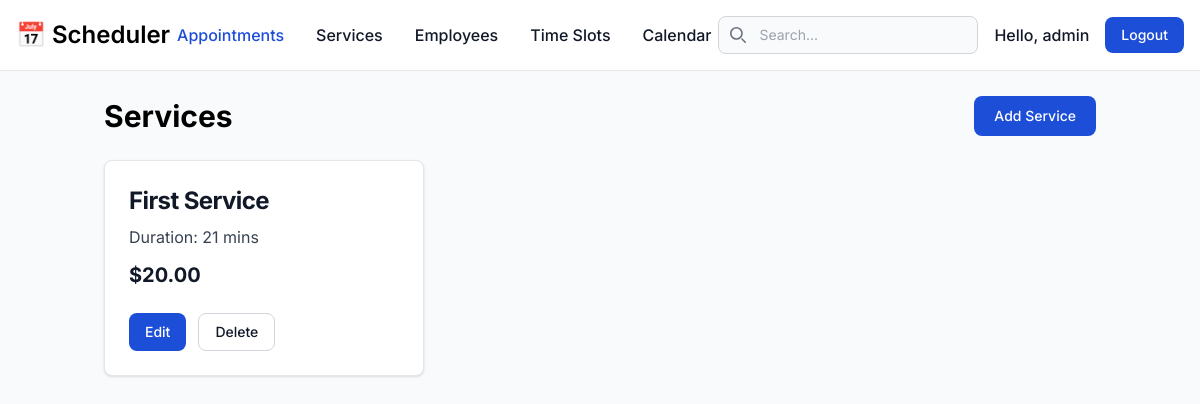
Page /appointments/services/ (signed in) on the earlier database version.
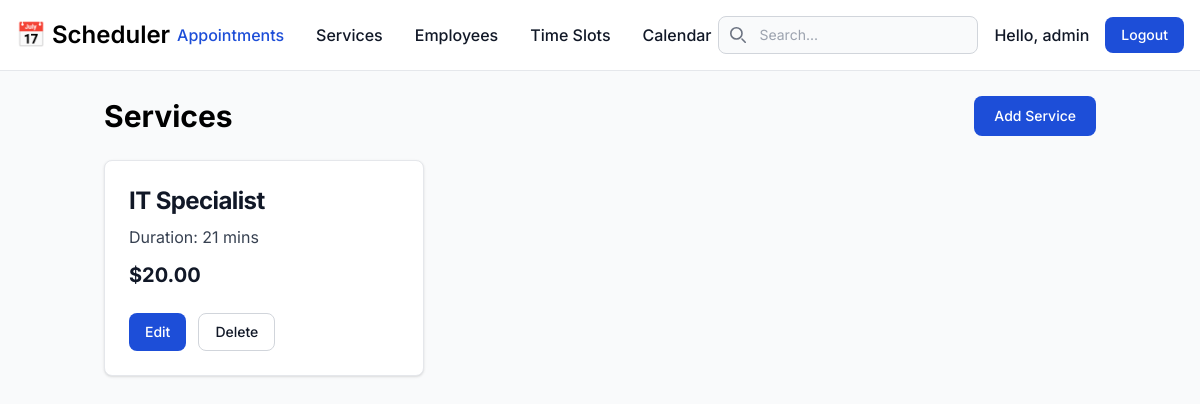
Same page on the later database version.
### booking/models.py (models this page shows, shortened)
class Service(models.Model):
    service_id = models.IntegerField(null=True, blank=True)
    service = models.CharField(max_length=100)
    duration = models.IntegerField(help_text="Duration in minutes")
    price = models.DecimalField(max_digits=6, decimal_places=2, null=True, blank=True)

### booking/views.py (the view)
# urls.py: path('services/', ServiceListView.as_view(), name='service-list'),
class ServiceListView(LoginRequiredMixin, ListView):
    model = Service
    context_object_name = 'services'
    def get_queryset(self):
        queryset = super().get_queryset()
        q = self.request.GET.get('q')
        if q:
            queryset = queryset.filter(service__icontains=q)
        return queryset

### booking/templates/booking/service_list.html (shortened to what this page needs)
{% extends 'base.html' %}
{% block content %}
<div class="flex justify-between items-center mb-6">
    <h1 class="text-3xl font-bold dark:text-white">Services</h1>
    <a href="{% url 'service-create' %}"
        class="text-white bg-blue-700 hover:bg-blue-800 focus:ring-4 focus:ring-blue-300 font-medium rounded-lg text-sm px-5 py-2.5 dark:bg-blue-600 dark:hover:bg-blue-700 focus:outline-none dark:focus:ring-blue-800">Add
        Service</a>
</div>
<div class="grid grid-cols-1 md:grid-cols-2 lg:grid-cols-3 gap-4">
    {% for service in services %}
    <div class="max-w-sm p-6 bg-white border border-gray-200 rounded-lg shadow dark:bg-gray-800 dark:border-gray-700">
        <h5 class="mb-2 text-2xl font-bold tracking-tight text-gray-900 dark:text-white">{{ service.service }}</h5>
        <p class="mb-3 font-normal text-gray-700 dark:text-gray-400">Duration: {{ service.duration }} mins</p>
        <p class="mb-3 font-bold text-xl text-gray-900 dark:text-white">${{ service.price }}</p>
        <div class="flex mt-4 space-x-3 md:mt-6">
            <a href="{% url 'service-update' service.pk %}"
                class="inline-flex items-center px-4 py-2 text-sm font-medium text-center text-white bg-blue-700 rounded-lg hover:bg-blue-800 focus:ring-4 focus:outline-none focus:ring-blue-300 dark:bg-blue-600 dark:hover:bg-blue-700 dark:focus:ring-blue-800">Edit</a>
            <a href="{% url 'service-delete' service.pk %}"
                class="inline-flex items-center px-4 py-2 text-sm font-medium text-center text-gray-900 bg-white border border-gray-300 rounded-lg hover:bg-gray-100 focus:ring-4 focus:outline-none focus:ring-gray-200 dark:bg-gray-800 dark:text-white dark:border-gray-600 dark:hover:bg-gray-700 dark:hover:border-gray-700 dark:focus:ring-gray-700">Delete</a>
        </div>
    </div>
    {% empty %}
    <p>No services available.</p>
    {% endfor %}
</div>
{% endblock %}

Differences in the rows shown:
changed Service: service "First Service" → "IT Specialist"
